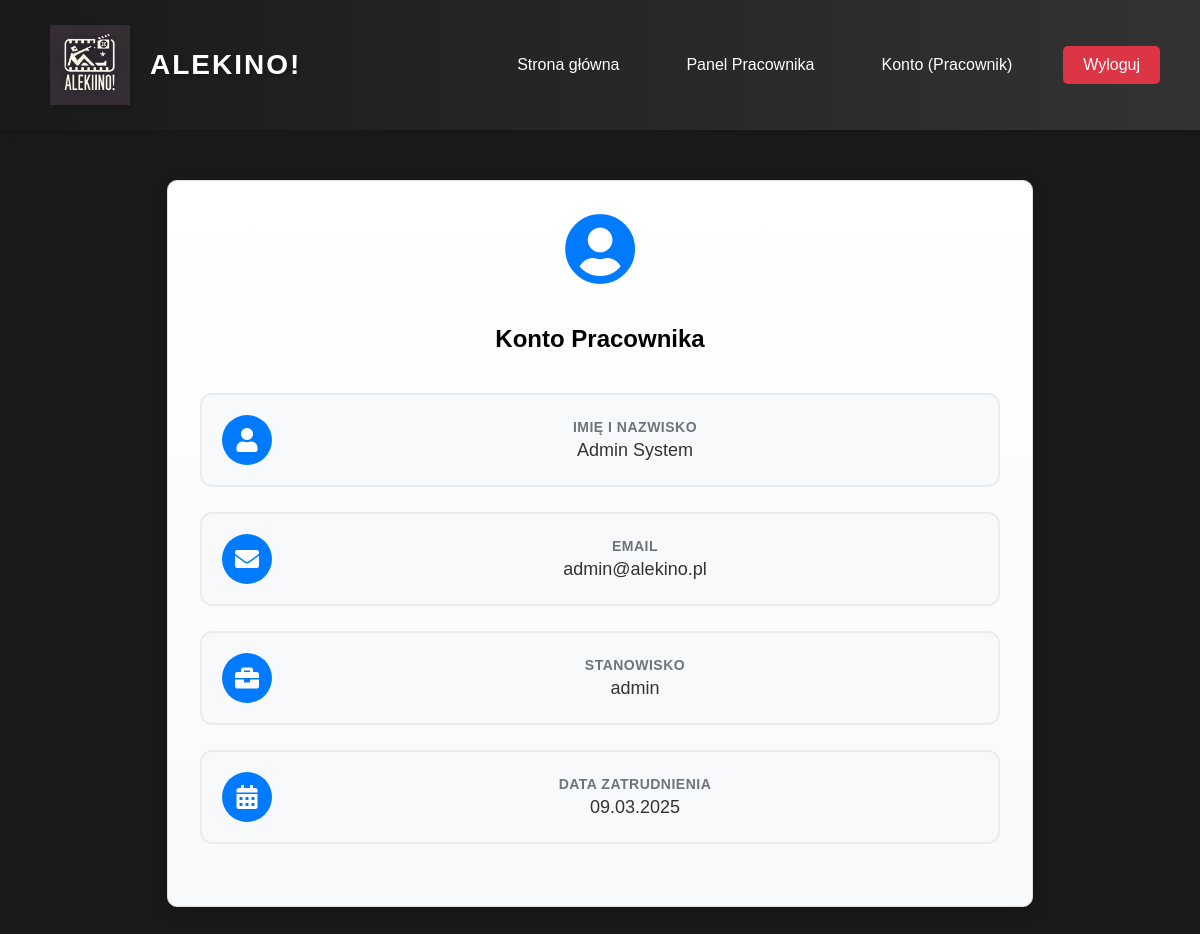
Page /admin/konto_pracownika.php (signed in) on the committed database.
### tables this page shows
CREATE TABLE `pracownicy` (
  `pracownik_id` int(11) NOT NULL,
  `imie` varchar(50) NOT NULL,
  `nazwisko` varchar(50) NOT NULL,
  `email` varchar(100) NOT NULL,
  `haslo` varchar(255) NOT NULL,
  `stanowisko` enum('admin','kierownik','pracownik') NOT NULL,
  `data_zatrudnienia` datetime DEFAULT current_timestamp()
);

### admin/konto_pracownika.php (the view, shortened to what this page needs)
<?php
require_once '../konfiguracja/config.php';
$stmt = $db->prepare("SELECT * FROM pracownicy WHERE pracownik_id = ?");
$stmt->execute([$_SESSION['pracownik_id']]);
$pracownik = $stmt->fetch(PDO::FETCH_ASSOC);
?>
<!DOCTYPE html>
<html lang="pl">
<head>
    <link rel="stylesheet" href="zasoby/css/style.css">
    <link rel="stylesheet" href="https://cdnjs.cloudflare.com/ajax/libs/font-awesome/5.15.4/css/all.min.css">
</head>
<body>
    <header>
        <div class="logo-container">
            <img src="zdjecia/logo/logo.png" alt="Alekino Logo">
            <h1>Alekino!</h1>
        </div>
        <nav>
            <ul>
                <li><a href="index.php">Strona główna</a></li>
                <li><a href="panel_pracownika.php">Panel Pracownika</a></li>
                <li><a href="konto_pracownika.php">Konto (Pracownik)</a></li>
                <li><a href="autoryzacja/logout.php" class="logout-btn">Wyloguj</a></li>
            </ul>
        </nav>
    </header>
    <main class="account-container">
        <div class="account-header">
            <i class="fas fa-user-circle profile-icon"></i>
            <h2>Konto Pracownika</h2>
        </div>
        <div class="user-data-container">
            <div class="data-box">
                <div class="data-icon">
                    <i class="fas fa-user"></i>
                </div>
                <div class="data-content">
                    <h3>Imię i Nazwisko</h3>
                    <p><?php echo htmlspecialchars($pracownik['imie'] . ' ' . $pracownik['nazwisko']); ?></p>
                </div>
            </div>
            <div class="data-box">
                <div class="data-icon">
                    <i class="fas fa-envelope"></i>
                </div>
                <div class="data-content">
                    <h3>Email</h3>
                    <p><?php echo htmlspecialchars($pracownik['email']); ?></p>
                </div>
            </div>
            <div class="data-box">
                <div class="data-icon">
                    <i class="fas fa-briefcase"></i>
                </div>
                <div class="data-content">
                    <h3>Stanowisko</h3>
                    <p><?php echo htmlspecialchars($pracownik['stanowisko']); ?></p>
                </div>
            </div>
            <div class="data-box">
                <div class="data-icon">
                    <i class="fas fa-calendar-alt"></i>
                </div>
                <div class="data-content">
                    <h3>Data Zatrudnienia</h3>
                    <p><?php echo date('d.m.Y', strtotime($pracownik['data_zatrudnienia'])); ?></p>
                </div>
            </div>
        </div>
    </main>
</body>
</html>

### zasoby/css/style.css (style rules this page uses)
body { font-family: Arial, sans-serif; margin: 0; padding: 0; background: #1a1a1a; text-align: center; min-height: 100vh; }
header { background: linear-gradient(to right, #1a1a1a, #333); color: white; padding: 15px 40px; display: flex; justify-content: space-between; align-items: center; box-shadow: 0 2px 10px rgba(0, 0, 0, 0.2); }
.logo-container { display: flex; align-items: center; gap: 20px; padding: 10px; }
.logo-container img { width: 80px; height: 80px; object-fit: contain; transition: transform 0.3s ease; filter: drop-shadow(0 2px 4px rgba(0, 0, 0, 0.2)); }
.logo-container h1 { margin: 0; font-size: 28px; color: white; font-weight: 700; letter-spacing: 2px; text-shadow: 2px 2px 4px rgba(0, 0, 0, 0.3); font-family: "Arial", sans-serif; text-transform: uppercase; }
nav { display: flex; align-items: center; }
nav ul { display: flex; gap: 35px; margin: 0; padding: 0; align-items: center; }
nav ul li { display: flex; align-items: center; }
nav ul li a { display: inline-block; padding: 8px 16px; color: white; text-decoration: none; border-radius: 4px; font-weight: 500; transition: all 0.3s ease; }
nav ul li a:after { content: ""; position: absolute; width: 0; height: 2px; bottom: 0; left: 0; background-color: #007bff; transition: width 0.3s ease; }
nav a { color: white; text-decoration: none; }
.account-container { max-width: 600px; margin: 50px auto; padding: 30px; background: white; border-radius: 10px; box-shadow: 0 0 20px rgba(0, 0, 0, 0.1); }
.logout-btn { display: inline-block; background: #dc3545; color: white; padding: 10px 20px; border-radius: 5px; text-decoration: none; transition: background 0.3s ease; }
.account-container { max-width: 800px; margin: 50px auto; padding: 40px; background: white; border-radius: 15px; box-shadow: 0 5px 20px rgba(0, 0, 0, 0.1); }
.account-header { text-align: center; margin-bottom: 40px; }
.profile-icon { font-size: 72px; color: #007bff; margin-bottom: 20px; }
.user-data-container { display: grid; gap: 25px; margin: 30px 0; }
.data-box { display: flex; align-items: center; padding: 20px; background: #f8f9fa; border: 2px solid #e9ecef; border-radius: 12px; transition: all 0.3s ease; }
.data-icon { width: 50px; height: 50px; background: #007bff; border-radius: 50%; display: flex; align-items: center; justify-content: center; margin-right: 20px; }
.data-icon i { font-size: 24px; color: white; }
.data-content { flex: 1; }
.data-content h3 { color: #6c757d; font-size: 14px; margin: 0 0 5px 0; text-transform: uppercase; letter-spacing: 0.5px; }
.data-content p { color: #333; font-size: 18px; font-weight: 500; margin: 0; }
.login-container, .register-container, .account-container, .reservations-container, .payment-container, .reservation-process { background: linear-gradient(to bottom, #ffffff, #f8f9fa); border-radius: 10px; box-shadow: 0 5px 20px rgba(0, 0, 0, 0.2); border: 1px solid #e0e0e0; padding: 2rem; }

### rows in the picture
pracownicy: imie+nazwisko "Admin System", email "admin@alekino.pl", stanowisko "admin", data_zatrudnienia "09.03.2025"
